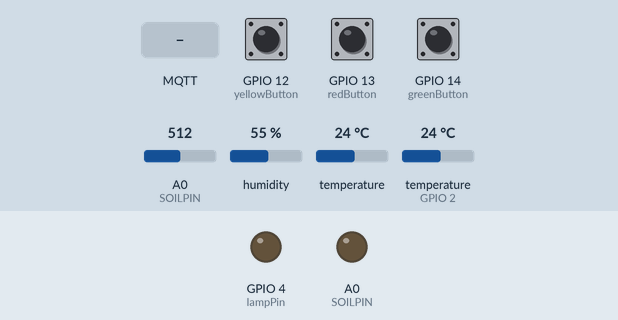
This sketch was run on a simulated ESP8266 (NodeMCU). On the bench: output pins drawn as LEDs (lit = HIGH). Inputs (shaded band) come from the test bench; at power-on: GPIO 13 (redButton) HIGH, GPIO 12 (yellowButton) HIGH, GPIO 14 (greenButton) HIGH, A0 (SOILPIN) = 512, humidity 55 %, temperature 24 °C, temperature (sensor on GPIO 2) 24 °C. WiFi joins after 1.5 s; servers stay silent unless stated; no MQTT or app messages arrive unless stated; pins used as bus, display or sensor lines are not drawn; what the sketch prints to the serial monitor is not drawn.

Above: at 2.7 s.
2.8 s: MQTT message "LampON" arrives on the first subscribed topic
At 4.0 s:
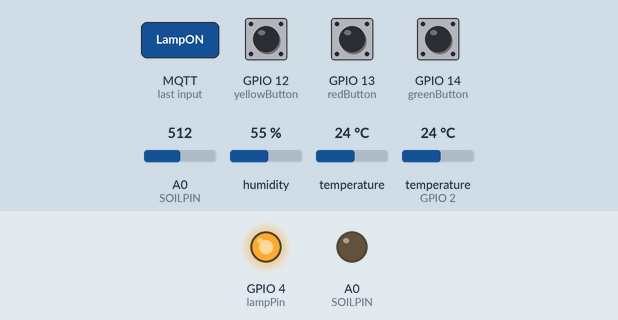
6.8 s: GPIO 13 (redButton) pulled LOW for 3.2 s
At 10.3 s:
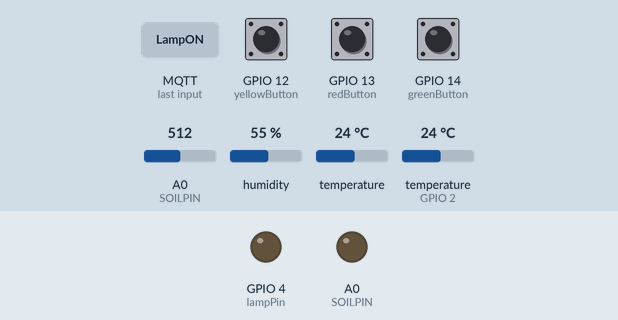
11.5 s: GPIO 13 (redButton) pulled LOW for 0.15 s
At 11.8 s:
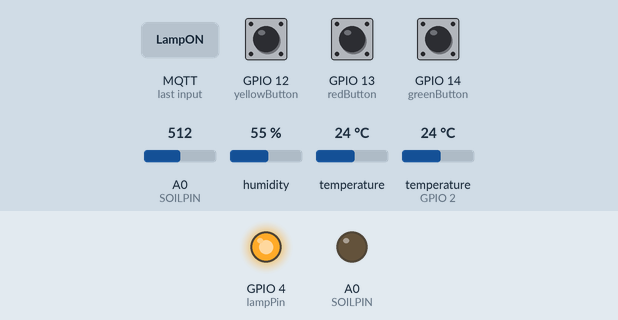
13.1 s: GPIO 13 (redButton) pulled LOW for 1 s
At 14.6 s:
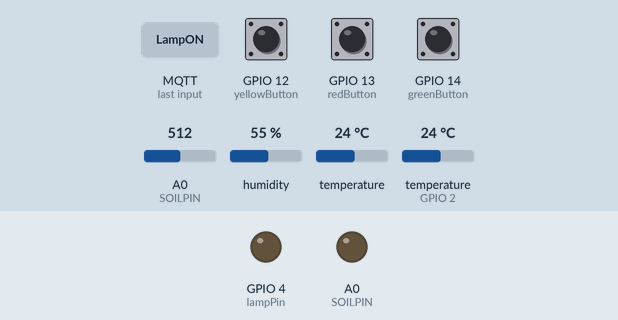
Timing chart, 0 to 16.1 s (numbered marks = the images above; inputs shaded):
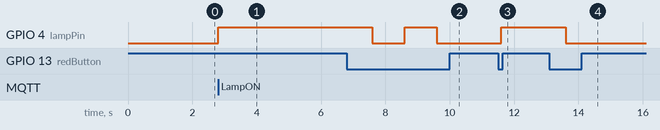

The sketch:

Code.ino
```cpp
#include <ESP8266WiFi.h>
#include <PubSubClient.h>
#include <OneWire.h>
#include <DallasTemperature.h>
#include <SimpleTimer.h>
#include <ArduinoJson.h>
SimpleTimer timer;
/* DHT22*/
#include "DHT.h"
// Wifi
#define ssid "QC Truong Thanh"
#define password "0978353969QC"
// mqtt
WiFiClient espClient;
PubSubClient client(espClient);
// DHT22
#define DHTPIN 0
#define DHTTYPE DHT22
// Soik
#define SOILPIN A0
#define ONE_WIRE_BUS 2
// config MQTT
#define mqtt_user "duynguyen123"
#define mqtt_pass "4DDF77D157AD4F47"
#define mqtt_broker "ngoinhaiot.com"
const int mqtt_port = 1111;

DHT dht(DHTPIN, DHTTYPE);
OneWire oneWire(ONE_WIRE_BUS);
DallasTemperature sensors(&oneWire);
//
const int redButton = 13;
const int yellowButton = 12;
const int greenButton = 14;
const int pumpPin = 5;
const int lampPin = 4;
//
int pumpStatus = 0;
int lampStatus = 0;
float hum = 0;
float temp = 0;
float soilTemp = 0;
int soilMoister = 0;

// Get DaTA tu cam bien
void getDhtData(void) {
  float tempIni = temp;
  float humIni = hum;
  temp = dht.readTemperature();
  hum = dht.readHumidity();
  if (isnan(hum) || isnan(temp))   // Check if any reads failed and exit early (to try again).
  {
    Serial.println("Failed to read from DHT sensor!");
    temp = tempIni;
    hum = humIni;
    return;
  }
}
void getSoilMoisterData(void) {
  soilMoister = 0;
  delay (500);
  int N = 3;
  for (int i = 0; i < N; i++) // read sensor "N" times and get the average
  {
    soilMoister += analogRead(SOILPIN);
    delay(150);
  }
  soilMoister = soilMoister / N;

  soilMoister = 100 - map(soilMoister, 0, 1023, 0, 100);
}

void getSoilTemp(void) {
  soilTemp = sensors.getTempCByIndex(0);
  if (!(soilTemp != DEVICE_DISCONNECTED_C))
  {
    Serial.println("Error: Could not read temperature data");
  }
}

void displayData(void) {
  Serial.print(" Temperature: "); // ham nay chay ok
  Serial.print(temp);
  Serial.print("oC   Humidity: ");
  Serial.print(hum);
  Serial.println("%");
  Serial.print("Soil Temperature: ");
  Serial.println(soilTemp);
  Serial.print("Soil Humidity: ");
  Serial.println(soilMoister);
}

boolean debounce(int pin) {
  boolean state;
  boolean previousState;
  const int debounceDelay = 30;

  previousState = digitalRead(pin);
  for (int counter = 0; counter < debounceDelay; counter++)
  {
    delay(1);
    state = digitalRead(pin);
    if (state != previousState)
    {
      counter = 0;
      previousState = state;
    }
  }
  return state;
}
void startTimers(void) {
  timer.setInterval(1000, readButtonCmd); //
  timer.setInterval(2000, getSoilTemp); // ok
  timer.setInterval(2000, getDhtData); // ok
  timer.setInterval(10000, getSoilMoisterData); // ok
  timer.setInterval(1000, autoControl); // ok
}
void autoControl() {
  if (soilMoister < 50) {
    pumpControl();
  }
  if (temp < 20) {
    lampControl();
  }
}
void pumpControl() {
  turnOnPump();
}
void turnOnPump(){
  pumpStatus = 1;
  control();
  timer.setTimeout(15 * 1000, turnOffPump);
}
void turnOffPump(){
  pumpStatus = 0;
  control();
}
void lampControl() {
  turnOnLamp();
}
void turnOnLamp(){
  lampStatus = 1;
  control();
  timer.setTimeout(5*60000, turnOffLamp);
}
void turnOffLamp(){
  lampStatus = 0;
  control();
}
void control() {
  if (pumpStatus == 1) {
    digitalWrite(pumpPin, HIGH);
  } else {
    digitalWrite(pumpPin, LOW);
  }
  if (lampStatus == 1) {
    digitalWrite(lampPin, HIGH);
  } else {
    digitalWrite(lampPin, LOW);
  }
}
void setup() {
  Serial.begin(9600);

  pinMode(SOILPIN, OUTPUT);

  pinMode(yellowButton, INPUT_PULLUP);
  pinMode(greenButton, INPUT_PULLUP);
  pinMode(redButton, INPUT_PULLUP);

  pinMode(pumpPin, OUTPUT);
  pinMode(lampPin, OUTPUT);
  digitalWrite(pumpPin, LOW);
  digitalWrite(lampPin, LOW);
  client.setServer(mqtt_broker, mqtt_port);
  client.setCallback(callback);
  setup_wifi();
  delay(10);
  dht.begin();
  sensors.begin();
  startTimers();
}
void readButtonCmd() {
  boolean buttonStatus = debounce(greenButton);
  if (buttonStatus == 0) {
    pumpStatus = !pumpStatus;
    control();
  }
  buttonStatus = debounce(redButton);
  if (buttonStatus == 0) {
    lampStatus = !lampStatus;
    control();
  }
  buttonStatus = debounce(yellowButton);
  if (buttonStatus == 0) {
    displayData();
  }
}

void setup_wifi() {
  delay(10);
  Serial.print("Connecting to ");
  Serial.println(ssid);
  WiFi.begin(ssid, password);
  while (WiFi.status() != WL_CONNECTED) {
    delay(500);
    Serial.print(".");
  }
  Serial.println("");
  Serial.println("WiFi connected");
  Serial.println("IP address: ");
  Serial.println(WiFi.localIP());
}
unsigned long t;
void setup_mqtt() {
  if (!client.connected())// Kiểm tra kết nối
    reconnect();
  client.loop();
}
void reconnect()
{
  while (!client.connected()) // Chờ tới khi kết nối
  {
    if (client.connect("ESP8266_id1", mqtt_user, mqtt_pass)) //kết nối vào broker
    {
      Serial.println("Đã kết nối:");
      client.subscribe("duynguyen123/plant");
    }
    else
    {
      Serial.print("Lỗi:, rc=");
      Serial.print(client.state());
    }
  }
}
void callback(char* topic, byte* payload, unsigned int length) {
  char buffer[256];
  String message;
  StaticJsonDocument<200> doc;
  for (int i = 0; i < length; i++) {
   message += (char)payload[i];
  }
  Serial.println(message);
  if(message == "PumpON"){
    pumpStatus = !pumpStatus;
    control();
  }
  if(message == "PumpOnAuto"){
    pumpControl();
  }
  if(message == "LampON") {
    lampStatus = !lampStatus;
    control();
  }
  if(message == "UPDATE") {
    doc["hum"] = hum;
    doc["temp"] = temp;
    doc["soilTemp"] = soilTemp;
    doc["soilMoister"] = soilMoister;
    doc["lamp"] = lampStatus;
    doc["pump"] = pumpStatus;
    serializeJson(doc, buffer);
    client.publish("duynguyen123/update", buffer);
  }
}
void sendData() {

}
void loop() {
  setup_mqtt();
  timer.run();
}
```

Measured:
- after the input at 2.8 s, GPIO 4 (lampPin): LOW → HIGH at once
- after the input at 6.8 s, GPIO 4 (lampPin): HIGH → LOW after 0.80 s, → HIGH 1.0 s later, → LOW 1.0 s later
- after the input at 11.5 s, GPIO 4 (lampPin): LOW → HIGH after 0.10 s
- after the input at 13.1 s, GPIO 4 (lampPin): HIGH → LOW after 0.50 s
